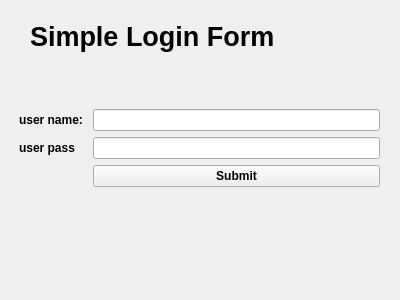
<?xml version="1.0" encoding="UTF-8"?>
<ui version="4.0">
 <class>Form</class>
 <widget class="QWidget" name="Form">
  <property name="geometry">
   <rect>
    <x>0</x>
    <y>0</y>
    <width>400</width>
    <height>300</height>
   </rect>
  </property>
  <property name="font">
   <font>
    <bold>true</bold>
   </font>
  </property>
  <property name="windowTitle">
   <string>Form</string>
  </property>
  <widget class="QLabel" name="label">
   <property name="geometry">
    <rect>
     <x>30</x>
     <y>20</y>
     <width>284</width>
     <height>32</height>
    </rect>
   </property>
   <property name="font">
    <font>
     <pointsize>20</pointsize>
     <bold>true</bold>
    </font>
   </property>
   <property name="text">
    <string>Simple Login Form</string>
   </property>
  </widget>
  <widget class="QWidget" name="formLayoutWidget">
   <property name="geometry">
    <rect>
     <x>19</x>
     <y>109</y>
     <width>361</width>
     <height>151</height>
    </rect>
   </property>
   <layout class="QFormLayout" name="formLayout">
    <item row="0" column="0">
     <widget class="QLabel" name="label_2">
      <property name="text">
       <string>user name: </string>
      </property>
     </widget>
    </item>
    <item row="0" column="1">
     <widget class="QLineEdit" name="lineEdit"/>
    </item>
    <item row="1" column="0">
     <widget class="QLabel" name="label_3">
      <property name="text">
       <string>user pass</string>
      </property>
     </widget>
    </item>
    <item row="1" column="1">
     <widget class="QLineEdit" name="lineEdit_2"/>
    </item>
    <item row="2" column="1">
     <widget class="QPushButton" name="pushButton">
      <property name="text">
       <string>Submit</string>
      </property>
     </widget>
    </item>
   </layout>
  </widget>
 </widget>
 <resources/>
 <connections/>
</ui>
